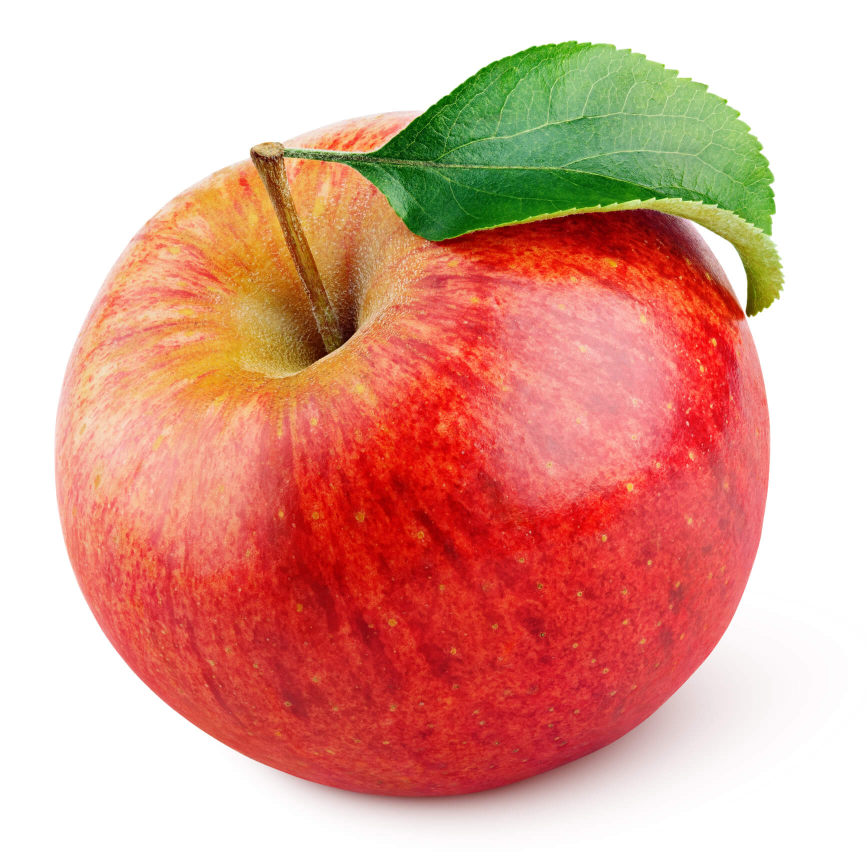
#> input picture Dataset/Testing/Image_11.jpg, 1732 x 1732 px, found by its file name (shown at 1/2 size); its folder holds only this picture in this run
$ jupyter execute Erosion_and_Dilation.ipynb   (shell and % lines are left out)
#> lines starting #> are read from the running program, lines starting #| are printed output that depends on the picture; after the words box and inside, x2 and y2 are one past the last pixel; in counts of white or black regions, pixels touching at a corner belong together
[cell 1]
# Import necessary libraries
import cv2
import os
import numpy as np
from google.colab.patches import cv2_imshow
import matplotlib.pyplot as plt

# Clone the dataset repository

# Define the dataset folder
dataset_folder = "/content/OpenCV_Basics_MEXE4102_Adolfo_Francisco/Dataset/Testing/"


# Process all images in the folder
for filename in os.listdir(dataset_folder):
    file_path = os.path.join(dataset_folder, filename)

    # Check file extension to ensure it's an image
    if filename.endswith(('.jpg', '.png', '.jpeg')):

# Load the image
        image = cv2.imread(file_path)
#> image is the input picture: shape (1732, 1732, 3); mean B, G, R 150.4, 165.2, 224

# Display the resized image
        resized_image = cv2.resize(image, (500, 500))
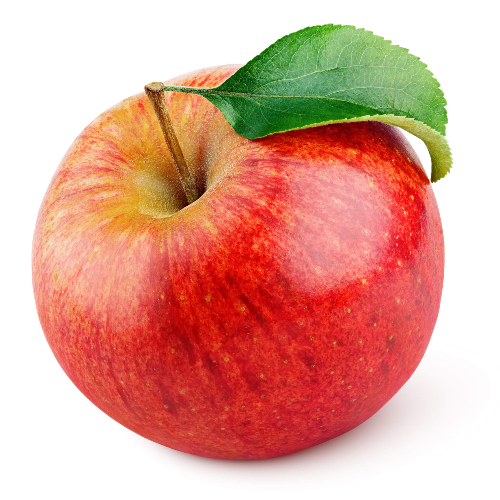
#> resized_image: shape (500, 500, 3); mean B, G, R 150.3, 165.1, 223.9

# Display the canny image
        gray = cv2.cvtColor(resized_image, cv2.COLOR_BGR2GRAY)
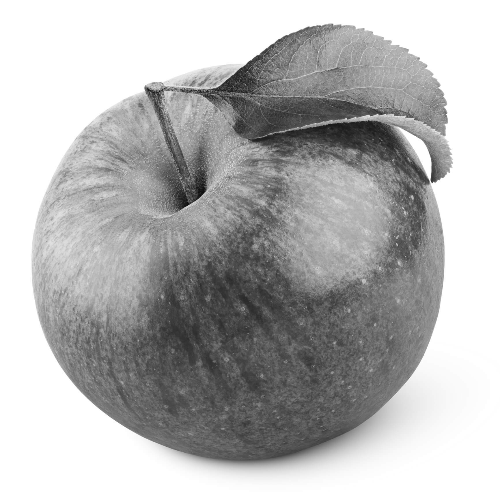
#> gray: shape (500, 500); min 12, max 255, mean 181
        canny_image = cv2.Canny(gray, 150, 200)
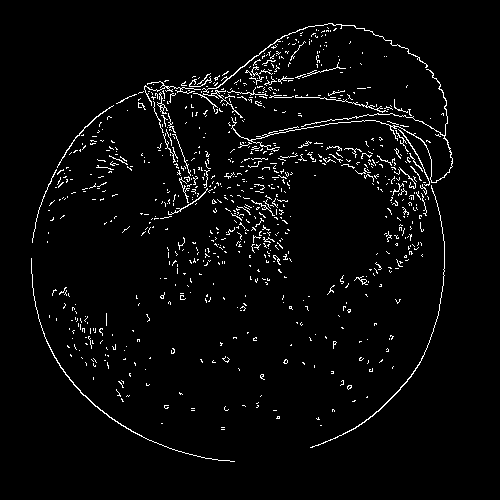
#> canny_image: shape (500, 500); 3.3% white in thin lines or dots, all inside (x1, y1, x2, y2) = (31, 23, 453, 462)

# Define the kernel for erosion and dilation
        kernel = np.ones((1, 2), np.uint8)

# Apply Erosion
        eroded_image = cv2.erode(canny_image, kernel, iterations=1)
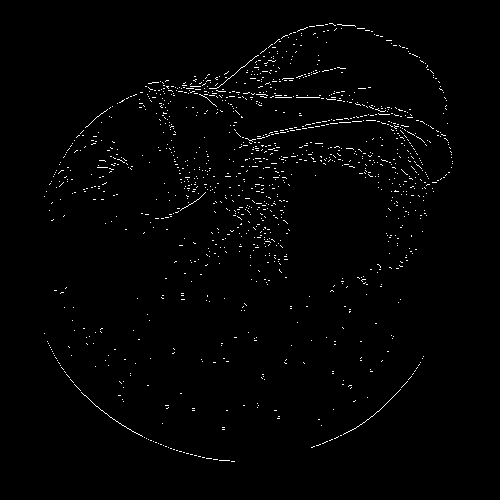
#> eroded_image: shape (500, 500); 1.3% white in thin lines or dots, all inside (x1, y1, x2, y2) = (44, 23, 453, 462)

# Apply Dilation
        dilated_image = cv2.dilate(canny_image, kernel, iterations=1)
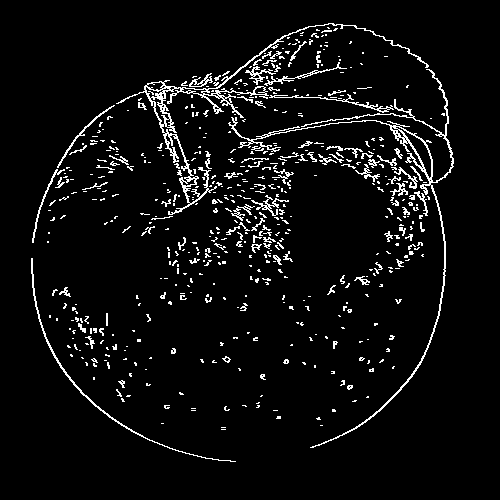
#> dilated_image: shape (500, 500); 5.2% white in thin lines or dots, all inside (x1, y1, x2, y2) = (31, 23, 454, 462)

# Apply Erosion after Dilation
        final_image = cv2.erode(dilated_image, kernel, iterations=1)
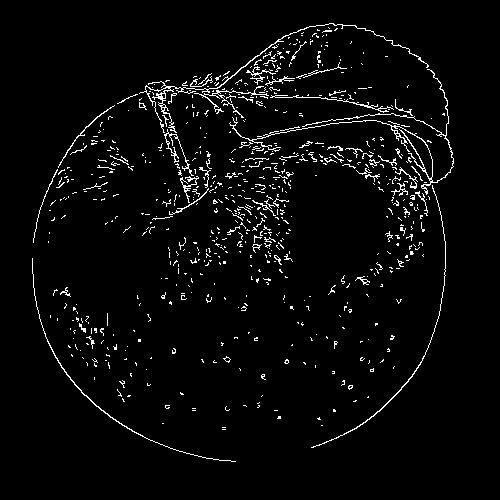
#> final_image: shape (500, 500); 3.5% white in thin lines or dots, all inside (x1, y1, x2, y2) = (32, 23, 454, 462)

# Display intermediate steps and final results
        plt.figure(figsize=(15, 10))

# Original Image

        plt.subplot(1, 5, 1)
        plt.imshow(cv2.cvtColor(resized_image, cv2.COLOR_BGR2RGB))
        plt.title("Original Image")
        plt.axis("off")

# Canny Image
        plt.subplot(1, 5, 2)
        plt.imshow(canny_image, cmap="gray")
        plt.title("Canny Image")
        plt.axis("off")

# Eroded Image
        plt.subplot(1, 5, 3)
        plt.imshow(eroded_image, cmap="gray")
        plt.title("Eroded Image")
        plt.axis("off")

# Dilated Image
        plt.subplot(1, 5, 4)
        plt.imshow(dilated_image, cmap="gray")
        plt.title("Dilated Image")
        plt.axis("off")

# Final Image
        plt.subplot(1, 5, 5)
        plt.imshow(final_image, cmap="gray")
        plt.title("Final Image")
        plt.axis("off")


        plt.show()
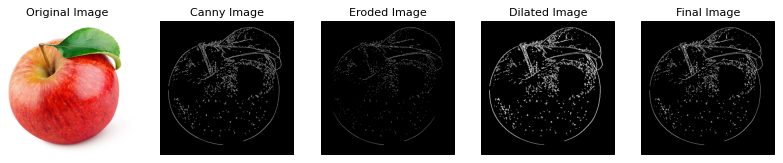
#> figure drawn by matplotlib, 5 panels

$ run again, on Dataset/Testing/Image_19.jpg
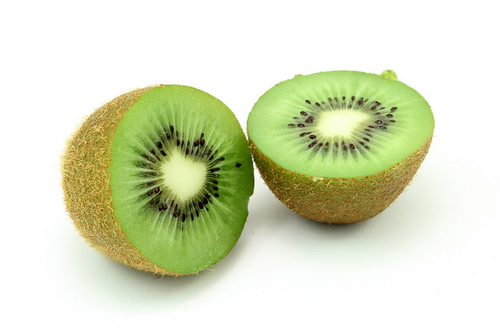
#> input picture Dataset/Testing/Image_19.jpg, 500 x 334 px, found by its file name
#> image is the input picture: shape (334, 500, 3); mean B, G, R 195.7, 224.6, 218.8
#> `canny_image = cv2.Canny(gray, 150, 200)`:
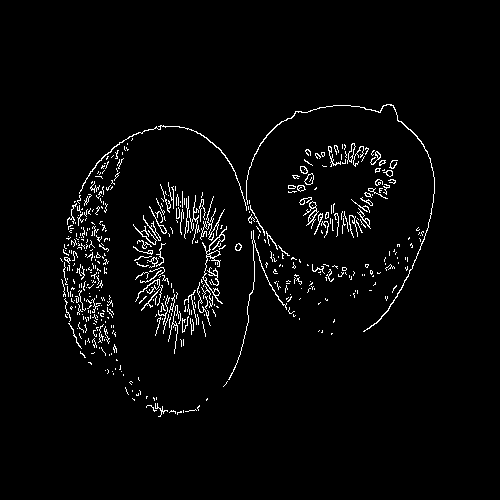
#> canny_image: shape (500, 500); 2.9% white in thin lines or dots, all inside (x1, y1, x2, y2) = (60, 104, 435, 417)
#> eroded_image: shape (500, 500); 0.76% white in thin lines or dots, all inside (x1, y1, x2, y2) = (64, 104, 433, 417)
#> dilated_image: shape (500, 500); 5.1% white in thin lines or dots, all inside (x1, y1, x2, y2) = (60, 104, 436, 417)
#> `final_image = cv2.erode(dilated_image, kernel, iterations=1)`:
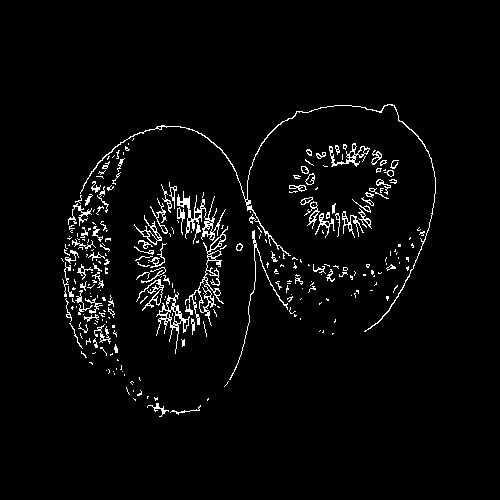
#> final_image: shape (500, 500); 3.3% white in thin lines or dots, all inside (x1, y1, x2, y2) = (61, 104, 436, 417)

$ run again, on Dataset/Testing/Image_32.jpg
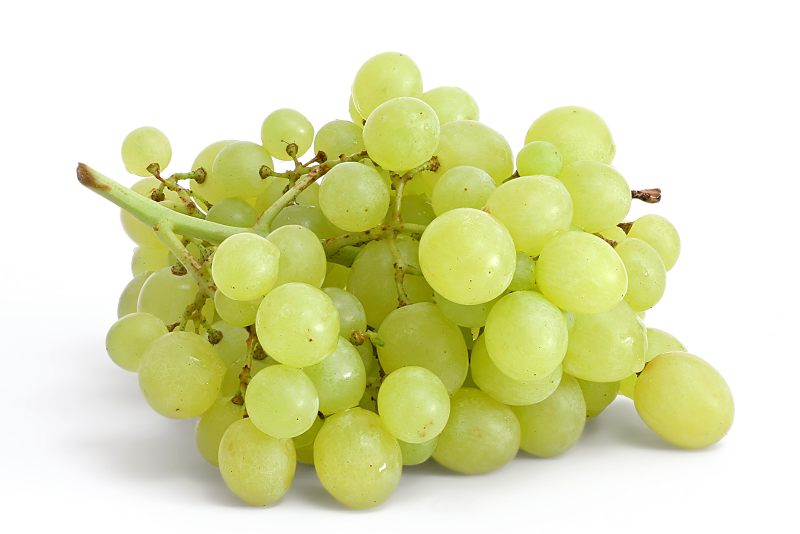
#> input picture Dataset/Testing/Image_32.jpg, 1600 x 1067 px, found by its file name (shown at 1/2 size)
#> image is the input picture: shape (1067, 1600, 3); mean B, G, R 178.1, 225, 221.9
#> canny_image: shape (500, 500); 2.5% white in thin lines or dots, all inside (x1, y1, x2, y2) = (47, 49, 459, 478)
#> eroded_image: shape (500, 500); 0.74% white in thin lines or dots, all inside (x1, y1, x2, y2) = (50, 49, 456, 478)
#> dilated_image: shape (500, 500); 4.2% white in thin lines or dots, all inside (x1, y1, x2, y2) = (47, 49, 460, 478)
#> `final_image = cv2.erode(dilated_image, kernel, iterations=1)`:
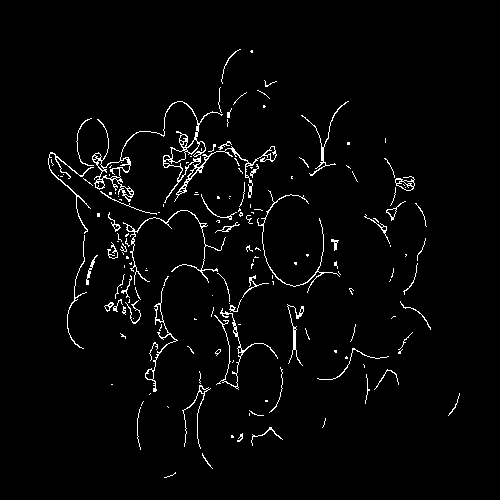
#> final_image: shape (500, 500); 2.7% white in thin lines or dots, all inside (x1, y1, x2, y2) = (48, 49, 460, 478)
